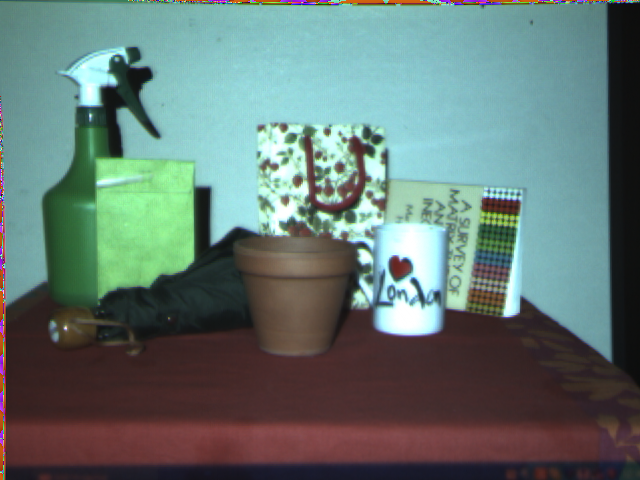
#> input picture rPi-camera/opencv/rpi/pruebas/retoques/imR.bmp, 640 x 480 px
$ python disparity.py
#> lines starting #> are read from the running program, lines starting #| are printed output that depends on the picture
import cv2
import matplotlib.pyplot as plt

Right= cv2.imread('imR.bmp', 0)
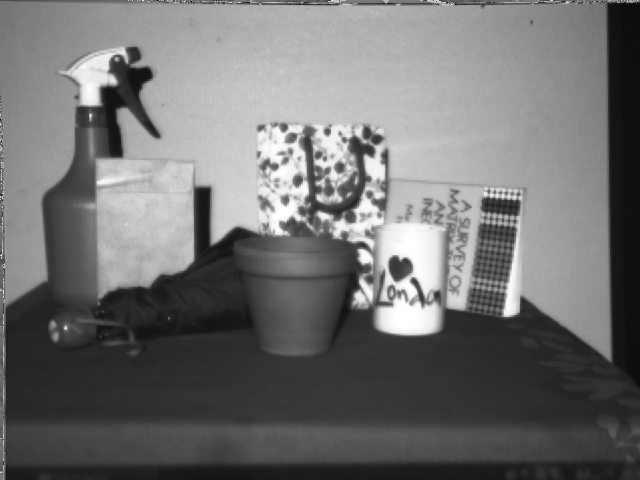
#> Right: shape (480, 640); min 12, max 255, mean 113
Left = cv2.imread('imL.bmp', 0)
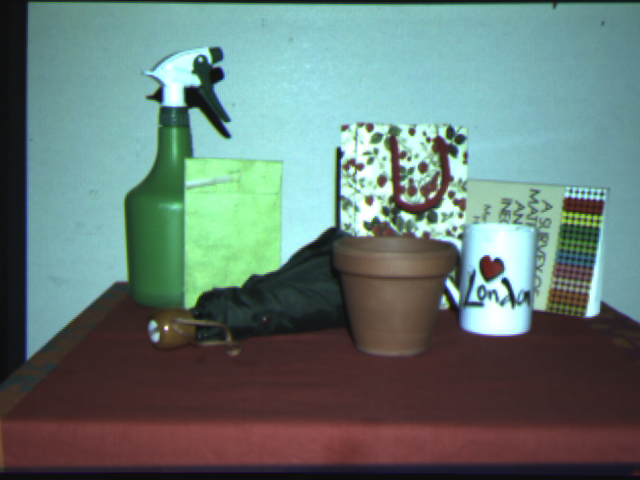
#> input picture rPi-camera/opencv/rpi/pruebas/retoques/imL.bmp, 640 x 480 px
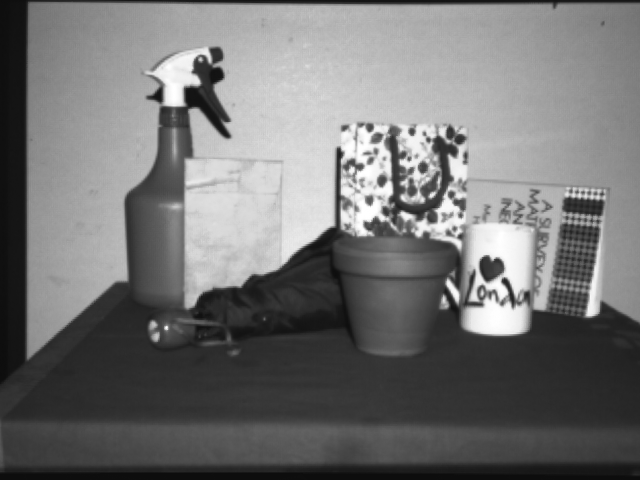
#> Left: shape (480, 640); min 12, max 255, mean 115.5
stereo_BM_state=cv2.StereoBM_create()
output_map=stereo_BM_state.compute(Left, Right)
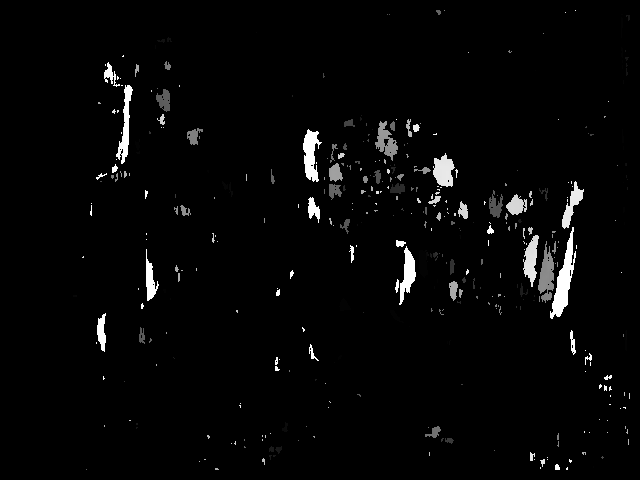
#> output_map: shape (480, 640) int16; min -16, max 1008, mean 10.3; drawn with min black and max white
titles=['Left', 'Right', 'Depth Map']
output=[Left, Right, output_map]
for i in range(3):
    plt.subplot(1, 3, i+1)
    plt.imshow(output[i], cmap='gray')
    plt.title(titles[i])
    plt.axis('off')
plt.show()
